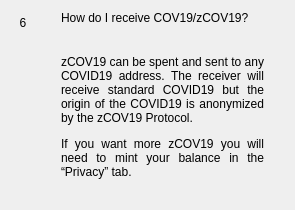
                  <widget class="QWidget" name="widgetFaq6" native="true">
                   <layout class="QHBoxLayout" name="horizontalpage_6" stretch="0,1">
                    <item alignment="Qt::AlignTop">
                     <widget class="QLabel" name="labelNumber6">
                      <property name="minimumSize">
                       <size>
                        <width>24</width>
                        <height>24</height>
                       </size>
                      </property>
                      <property name="maximumSize">
                       <size>
                        <width>16777215</width>
                        <height>24</height>
                       </size>
                      </property>
                      <property name="text">
                       <string>6</string>
                      </property>
                      <property name="alignment">
                       <set>Qt::AlignCenter</set>
                      </property>
                     </widget>
                    </item>
                    <item>
                     <layout class="QVBoxLayout" name="verticalLayoutpage_6">
                      <property name="spacing">
                       <number>0</number>
                      </property>
                      <property name="leftMargin">
                       <number>20</number>
                      </property>
                      <property name="rightMargin">
                       <number>20</number>
                      </property>
                      <item>
                       <widget class="QLabel" name="labelSubtitle6">
                        <property name="text">
                         <string>How do I receive COV19/zCOV19?</string>
                        </property>
                        <property name="wordWrap">
                         <bool>true</bool>
                        </property>
                       </widget>
                      </item>
                      <item>
                       <spacer name="verticalSpacer_60">
                        <property name="orientation">
                         <enum>Qt::Vertical</enum>
                        </property>
                        <property name="sizeType">
                         <enum>QSizePolicy::Fixed</enum>
                        </property>
                        <property name="sizeHint" stdset="0">
                         <size>
                          <width>20</width>
                          <height>30</height>
                         </size>
                        </property>
                       </spacer>
                      </item>
                      <item>
                       <widget class="QLabel" name="labelContent6">
                        <property name="text">
                         <string>
                           &lt;html&gt;&lt;head/&gt;&lt;body&gt;&lt;p align=&quot;justify&quot;&gt;
                           zCOV19 can be spent and sent to any COVID19 address. The receiver will
                           receive standard COVID19 but the origin of the COVID19 is anonymized by the zCOV19 Protocol.
                           &lt;/p&gt;&lt;p align=&quot;justify&quot;&gt;
                           If you want more zCOV19 you will need to mint your balance in the “Privacy” tab.
                           &lt;/p&gt;&lt;/body&gt;&lt;/html&gt;
                         </string>
                        </property>
                        <property name="alignment">
                         <set>Qt::AlignLeading|Qt::AlignLeft|Qt::AlignTop</set>
                        </property>
                        <property name="wordWrap">
                         <bool>true</bool>
                        </property>
                       </widget>
                      </item>
                      <item>
                       <spacer name="verticalSpacer_61">
                        <property name="orientation">
                         <enum>Qt::Vertical</enum>
                        </property>
                        <property name="sizeHint" stdset="0">
                         <size>
                          <width>20</width>
                          <height>20</height>
                         </size>
                        </property>
                       </spacer>
                      </item>
                     </layout>
                    </item>
                   </layout>
                  </widget>
